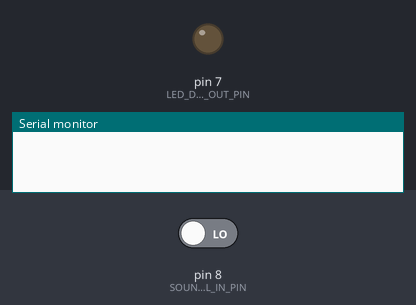
Bench run of a sketch on a simulated Arduino Uno, built with avr-gcc and run on an emulated ATmega328P. Shown: output pins drawn as LEDs (lit = HIGH), the last lines printed to the serial monitor. The inputs (shaded band) are chosen by the test bench; at power-on: pin 8 (SOUND_DETECTED_DIGITAL_IN_PIN) LOW.

Above: at 1.2 s.
1.3 s: pin 8 (SOUND_DETECTED_DIGITAL_IN_PIN) driven HIGH
At 1.9 s:
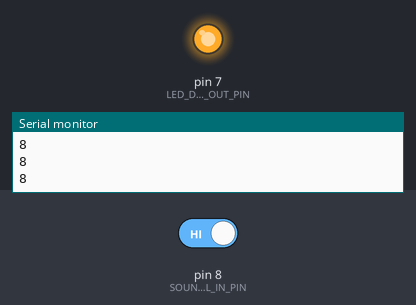
2.8 s: pin 8 (SOUND_DETECTED_DIGITAL_IN_PIN) driven LOW
At 3.2 s:
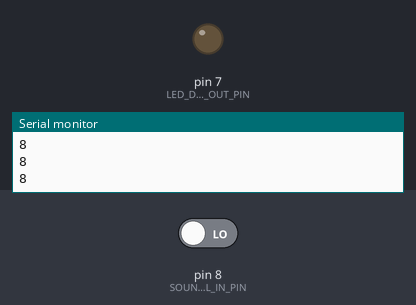
Timing chart, 0 to 5.8 s (numbered marks = the images above; inputs shaded):
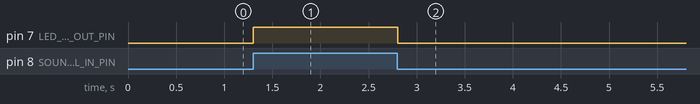

Measured:
- after the input at 1.3 s, pin 7 (LED_DIGITAL_OUT_PIN): LOW → HIGH at once
- after the input at 2.8 s, pin 7 (LED_DIGITAL_OUT_PIN): HIGH → LOW at once

The sketch:

LED_Strip.ino
```cpp
#define SOUND_DETECTED_DIGITAL_IN_PIN 8
#define LED_DIGITAL_OUT_PIN 7

void setup(){
  Serial.begin(9600);
  pinMode(SOUND_DETECTED_DIGITAL_IN_PIN, INPUT);
  pinMode(LED_DIGITAL_OUT_PIN, OUTPUT);
}

void loop(){
  if(digitalRead(SOUND_DETECTED_DIGITAL_IN_PIN)){
    Serial.println(SOUND_DETECTED_DIGITAL_IN_PIN);
    digitalWrite(LED_DIGITAL_OUT_PIN, HIGH);
    delay(50); // delay long enough for you to see the LED on
  }
  else {
    digitalWrite(LED_DIGITAL_OUT_PIN, LOW);
  }
}
```
